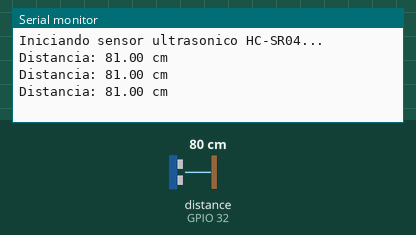
Recording of a sketch running on a simulated ESP32. Shown: the last lines printed to the serial monitor. The test bench sets the inputs (shaded band); at power-on: distance to the obstacle (sensor on GPIO 32) 80 cm. The echo pulse lasts 58.3 µs per cm.

Above: at 1.8 s.
1.9 s: distance to the obstacle (sensor on GPIO 32) set to 2 cm
At 2.3 s:
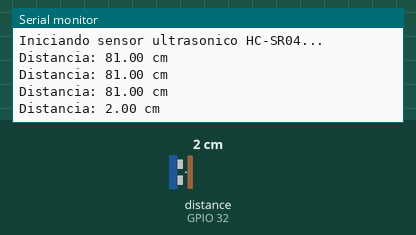
3.4 s: distance to the obstacle (sensor on GPIO 32) set to 4 cm
At 3.9 s:
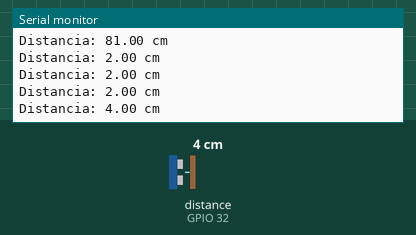
Timing chart, 0 to 6.4 s (numbered marks = the images above; inputs shaded):
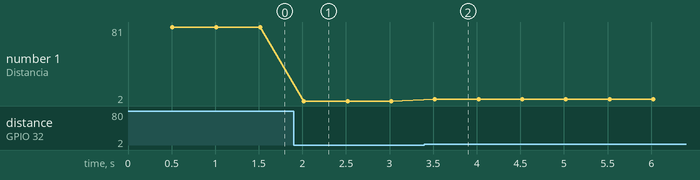

Measured:
- after the input at 1.9 s, the serial monitor: prints a new line after 0.12 s (image 1)
- after the input at 3.4 s, the serial monitor: prints a new line after 0.12 s (image 2)
- plotted number 1: 81 → 2 after the input at 1.9 s, 2 → 4 after the input at 3.4 s

The sketch:

distancia_ultrasonico.ino
```cpp
#include <NewPing.h>

// Definimos los pines
#define TRIGGER_PIN 33
#define ECHO_PIN 32
#define MAX_DISTANCE 400 // Distancia máxima a medir (en cm)

NewPing sonar(TRIGGER_PIN, ECHO_PIN, MAX_DISTANCE);

void setup() {
  Serial.begin(115200);
  Serial.println("Iniciando sensor ultrasonico HC-SR04...");
}

void loop() {
  delay(500); // Pequeña pausa para no saturar el sensor
  unsigned int uS = sonar.ping(); // Hacemos una medición
  float distance = uS / US_ROUNDTRIP_CM; // Convertimos el tiempo a distancia
  Serial.print("Distancia: ");
  Serial.print(distance);
  Serial.println(" cm");
}
```
